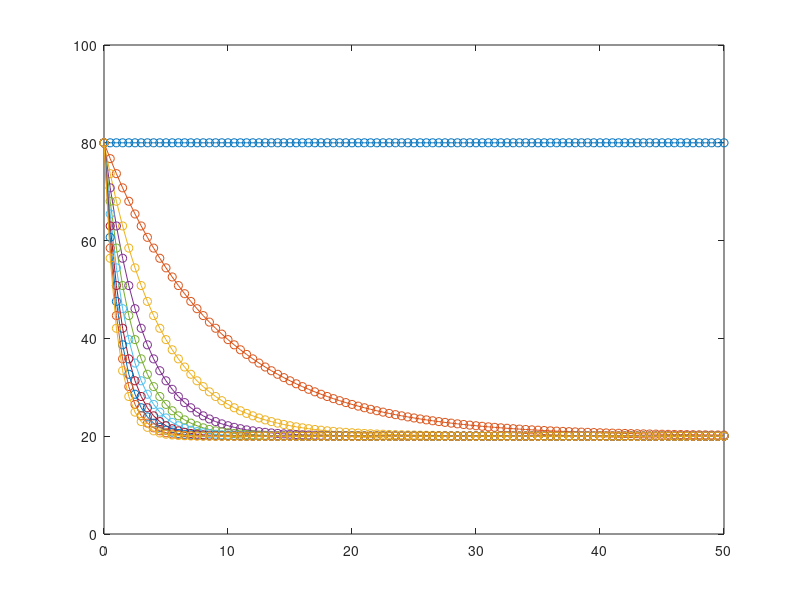

Source code (MATLAB):
% dT/dt = k (Te - t)
f = @(t,x,Tenv,k) (Tenv - x) * k;
 

r = linspace(0,1,10);


for v = r
 
    [t,y] = ode45(f, 0:.5:50, 80,odeset,20,v);
    plot(t, y,'-o');
    hold on;

end
